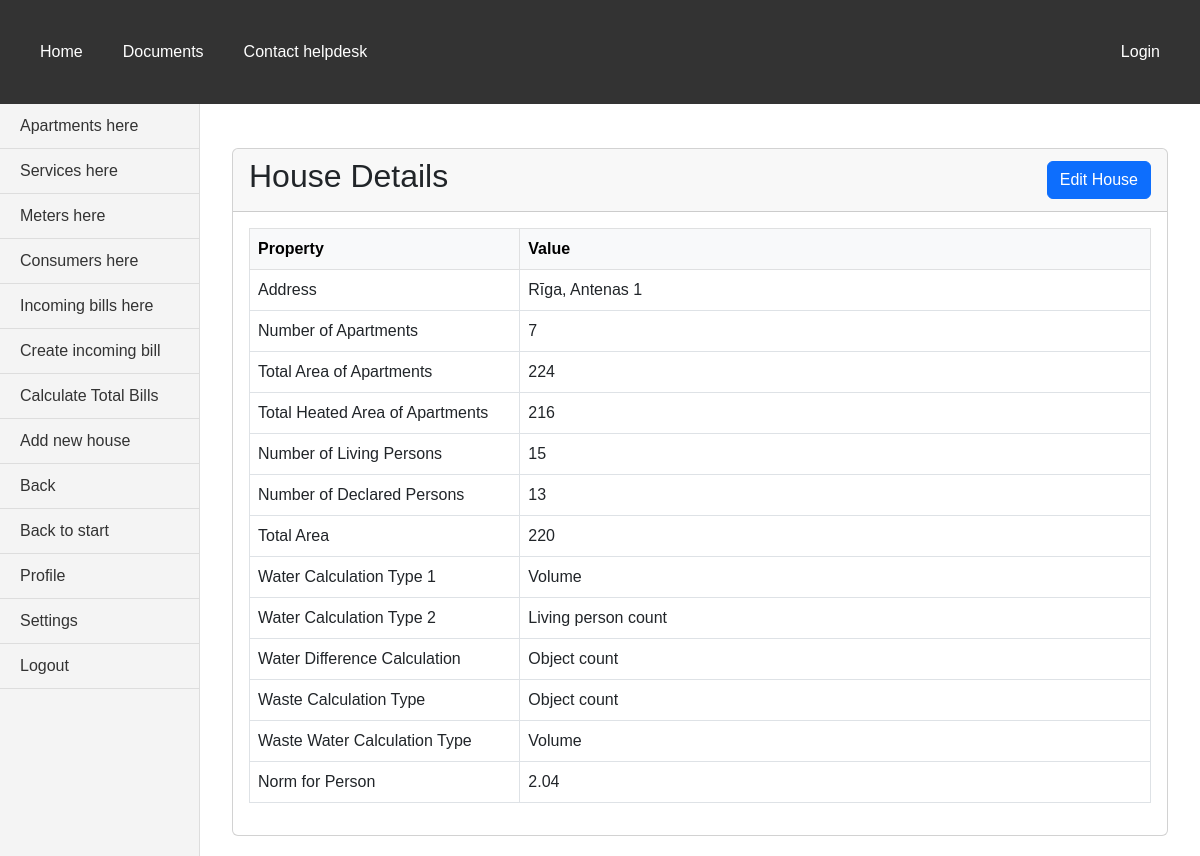
/bills/houses/11/, run on the app's committed database.
### bills/models.py (models this page shows, shortened)
class House(models.Model):
    CALCULATION_CHOICES = [
        ('volume', 'Volume'),
        ('object_count', 'Object count'),
        ('part_of_house', 'Part of house'),
        ('living_person_count', 'Living person count'),
        ('declared_person_count', 'Declared person count'),
    ]
    CHOICES_WATER_DIFFERENCE_CALCULATION = [
        (None, 'Select water difference calculation method'),
        ('object_count', 'Object count'),
        ('last_month_consumption', 'Last month consumption'),
        ('last_3_months_consumption', 'Last 3 months consumption'),
        ('part_of_house', 'Part of house'),
        ('living_person_count', 'Living person count'),
        ('declared_person_count', 'Declared person count'),
        ('room_wo_person', 'Room without person'),
        ]
    address = models.CharField(max_length=50, validators=[
        MinLengthValidator(6, 'Must be at least 6 characters'),
        MaxLengthValidator(50, 'Max length is 50 characters')
    ])
    apartment_count = models.IntegerField(validators=[MinValueValidator(0, 'Can not be negative number')])
    area_of_apartments_total = models.IntegerField(validators=[MinValueValidator(0, 'Can not be negative number')])
    area_of_apartments_heated_total = models.IntegerField("Total heated area of apartments", validators=[MinValueValidator(0, 'Can not be negative number')])
    living_person_count = models.IntegerField("Count of living persons", validators=[MinValueValidator(0, 'Can not be negative number')])
    declared_person_count = models.IntegerField("Count of declared persons", validators=[MinValueValidator(0, 'Can not be negative number')])
    area_total = models.IntegerField(validators=[MinValueValidator(0, 'Can not be negative number')])
    water_calculation_type_1 = models.CharField(max_length=30, choices=CALCULATION_CHOICES, default='volume')
    water_calculation_type_2 = models.CharField(max_length=30, choices=CALCULATION_CHOICES, default='living_person_count')
    water_difference_calculation = models.CharField(max_length=30, choices=CHOICES_WATER_DIFFERENCE_CALCULATION, default='object_count')
    waste_calculation_type = models.CharField(max_length=30, choices=CALCULATION_CHOICES, default='living_person_count')
    waste_water_calculation_type = models.CharField(max_length=30, choices=CALCULATION_CHOICES, default='living_person_count')
    norm_for_person = models.DecimalField(max_digits=10, decimal_places=2, default=0)

### bills/views.py (the view)
# urls.py: path("houses/<int:pk>/", views.HouseDetailView.as_view(), name='house_detail'),
class HouseDetailView(DetailView):
    model = House
    template_name = 'bills/house_detail.html'
    context_object_name = 'house'
    def get_context_data(self, **kwargs):
        context = super().get_context_data(**kwargs)
        context["edit_url"] = reverse_lazy('house_update', kwargs={'pk': self.object.pk})
        return context

### bills/templates/bills/house_detail.html (shortened to what this page needs)
{% extends 'base.html' %}
{% block sidebar %}
<aside class="vertical-menu">
    <a href="{% url 'apartments_by_house' house.id %}">Apartments here</a>
    <a href="{% url 'services_by_house' house.id %}">Services here</a>
    <a href="{% url 'meters_by_house' house.id %}">Meters here</a>
    <a href="{% url 'consumers_by_house' house.id %}">Consumers here</a>
    <a href="{% url 'incoming_bills' house.id %}">Incoming bills here</a>
    <a href="{% url 'add_incoming' house.id %}">Create incoming bill</a>
    <a href="{% url 'total_bills' house.id %}">Calculate Total Bills</a>
    <a href="{% url 'add_house' %}">Add new house</a>
    <a href="{% url 'houses' %}">Back</a>
    <a href="{% url 'index' %}">Back to start</a>
    <a href="#">Profile</a>
    <a href="#">Settings</a>
    <a href="#">Logout</a>
</aside>
{% endblock %}
{% block content %}
<div class="container mt-4">
    <div class="card">
        <div class="card-header d-flex justify-content-between align-items-center">
            <h2>House Details</h2>
            <div>
                <a href="{{ edit_url }}" class="btn btn-primary">Edit House</a>
            </div>
        </div>
        <div class="card-body">
            <div class="table-responsive">
                <table class="table table-bordered table-hover">
                    <thead class="table-light">
                        <tr>
                            <th style="width: 30%">Property</th>
                            <th style="width: 70%">Value</th>
                        </tr>
                    </thead>
                    <tbody>
                        <tr>
                            <td>Address</td>
                            <td>{{ house.address }}</td>
                        </tr>
                        <tr>
                            <td>Number of Apartments</td>
                            <td>{{ house.apartment_count }}</td>
                        </tr>
                        <tr>
                            <td>Total Area of Apartments</td>
                            <td>{{ house.area_of_apartments_total }}</td>
                        </tr>
                        <tr>
                            <td>Total Heated Area of Apartments</td>
                            <td>{{ house.area_of_apartments_heated_total }}</td>
                        </tr>
                        <tr>
                            <td>Number of Living Persons</td>
                            <td>{{ house.living_person_count }}</td>
                        </tr>
                        <tr>
                            <td>Number of Declared Persons</td>
                            <td>{{ house.declared_person_count }}</td>
                        </tr>
                        <tr>
                            <td>Total Area</td>
                            <td>{{ house.area_total }}</td>
                        </tr>
                        <tr>
                            <td>Water Calculation Type 1</td>
                            <td>{{ house.get_water_calculation_type_1_display }}</td>
                        </tr>
                        <tr>
                            <td>Water Calculation Type 2</td>
                            <td>{{ house.get_water_calculation_type_2_display }}</td>
                        </tr>
                        <tr>
                            <td>Water Difference Calculation</td>
                            <td>{{ house.get_water_difference_calculation_display }}</td>
                        </tr>
                        <tr>
                            <td>Waste Calculation Type</td>
                            <td>{{ house.get_waste_calculation_type_display }}</td>
                        </tr>
                        <tr>
                            <td>Waste Water Calculation Type</td>
                            <td>{{ house.get_waste_water_calculation_type_display }}</td>
                        </tr>
                        <tr>
                            <td>Norm for Person</td>
                            <td>{{ house.norm_for_person }}</td>
                        </tr>
                    </tbody>
                </table>
            </div>
        </div>
    </div>
</div>
{% endblock %}

### static/css/styles.css (style rules this page uses)
body { margin: 0; font-family: Arial, sans-serif; display: flex; flex-direction: column; }
.vertical-menu { width: 200px; background-color: #f4f4f4; padding: 0; margin: 0; border-right: 1px solid #ddd; display: flex; flex-direction: column; min-height: calc(100vh - 50px); }
.vertical-menu a { padding: 10px 20px; text-decoration: none; color: #333; border-bottom: 1px solid #ddd; }

### data on the page
House: address "Rīga, Antenas 1", apartment_count "7", area_of_apartments_total "224", area_of_apartments_heated_total "216", living_person_count "15", declared_person_count "13", area_total "220", water_calculation_type_1 "Volume", water_calculation_type_2 "Living person count", water_difference_calculation "Object count", waste_calculation_type "Object count", waste_water_calculation_type "Volume", norm_for_person "2.04"
